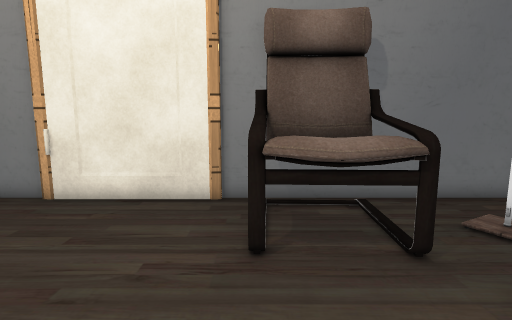
[1] (above)

15 first-person views from a walk through a Unity game level. The camera is 1.3 m above the floor, tilts 8° down and sees 80° across. The floor is counted in squares, 0.5 m on a side. Each view is taken from the middle of a square. On the plan, view 1 faces up. The plan holds only what a view shows up to about 20 squares ahead; the rest is blank. The place goes on beyond the plan. Some surface patterns are stand-ins.

[2]
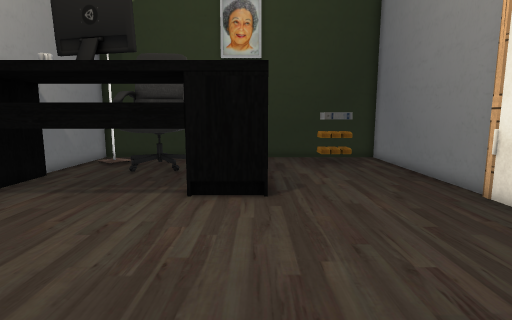

[3]
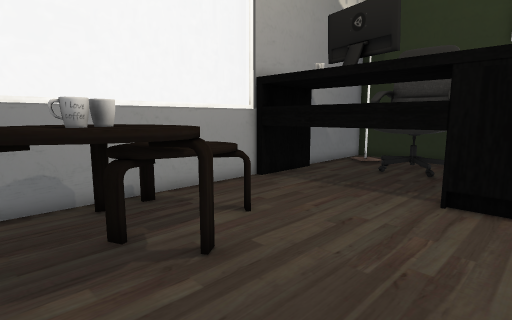

[4]
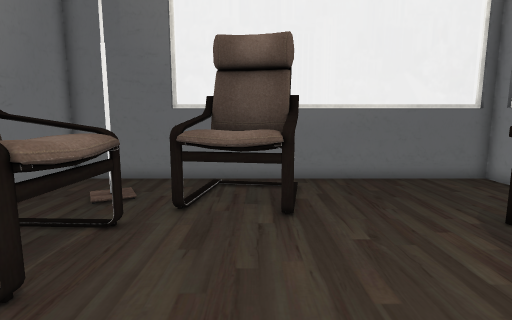

[5]
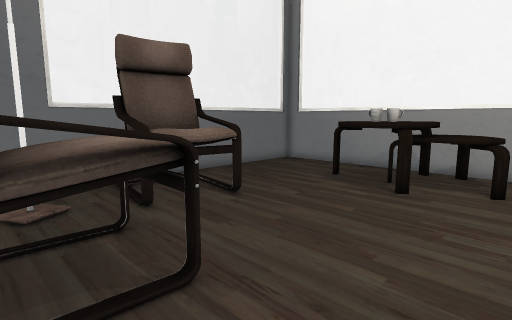

[6]
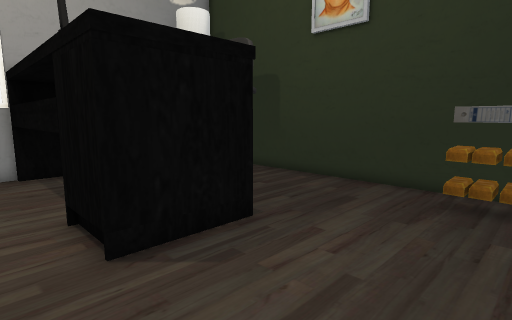

[7]
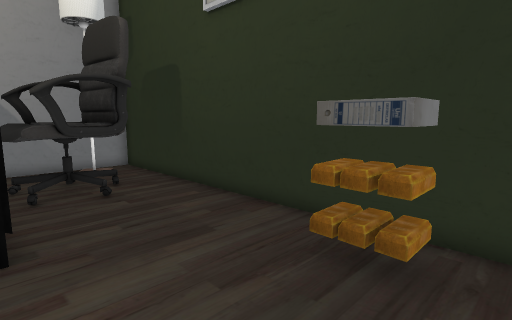

[8]
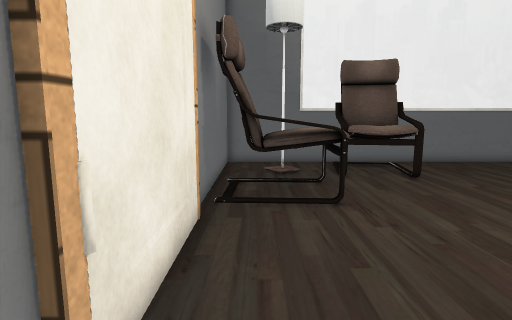

[9]
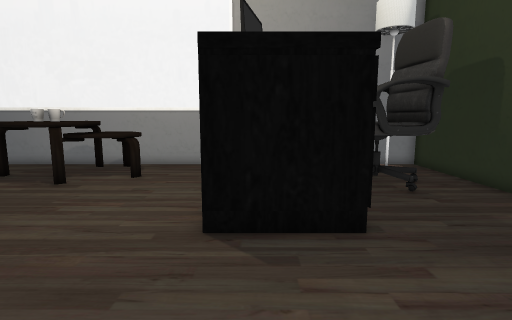

[10]
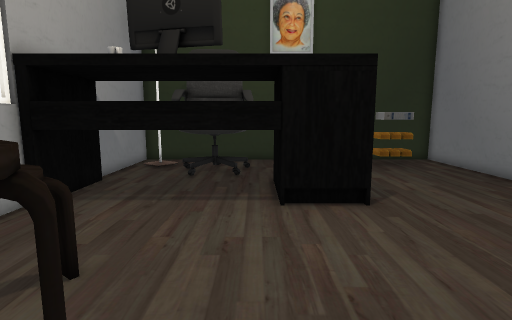

[11]
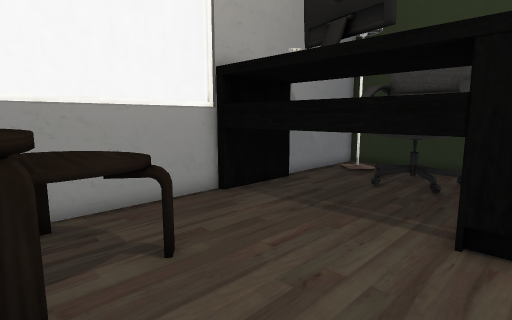

[12]
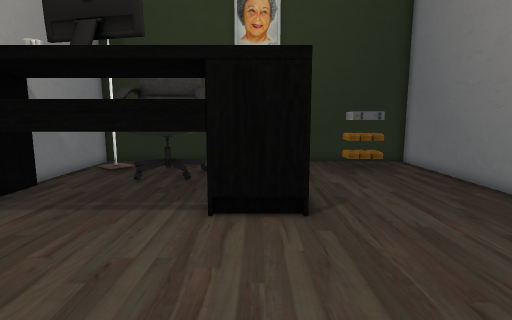

[13]
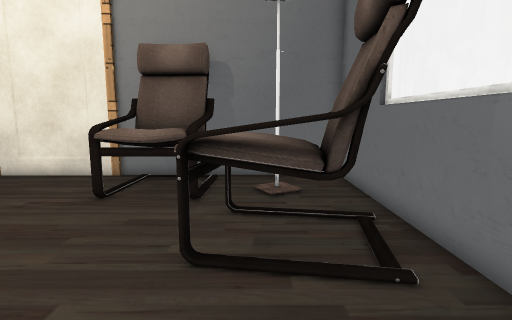

[14]
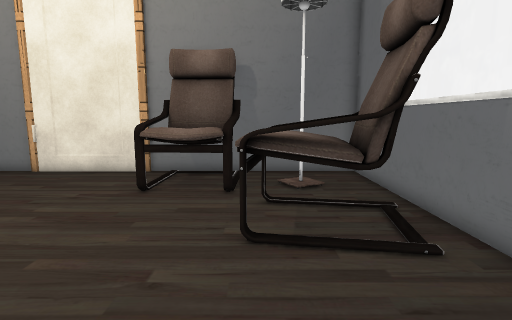

[15]
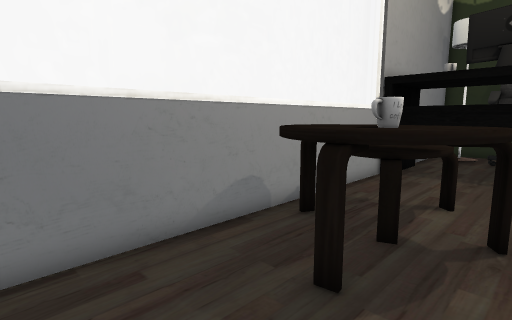

### Floor plan
Key: @ floor where view 1 was taken; # wall or solid block; . floor; C chair; L lamp; T table; M mug; O other object.
Columns run from 17 left of view 1 to 9 right of it. Each row starts with its distance up from view 1.
 10 #############  ########
  9 #..........######CCCC  ###
  8 #.O..............CCCC....#
  7 #OO..............CCCC..L.#
  6 #OO..............CCCC....#
  5 #................CCCC....#
  4 #....................CCCC #
  3 #....................CCCC #
  2 #.....OOOOO..........CCCC.#
  1 #.....    O..........CCCC.#
  0 #.....    O......@........#
 -1 #...CC....O...............#
 -2 #..CCCC...O...............#
 -3 #..CCCC...O.....TTTT......#
 -4 #..CCCC...O...TTTTMMT.....#
 -5 #..CCC....O...TTTTMTT.....#
 -6 #.L.......O....TTTTTT.....#
 -7 #......OO O.... TT .......#
 -8 #######   #################

Where each view was taken, in squares from view 1:
view 1: 0 up, 0 right, facing up
view 2: 2 up, 3 right, facing left
view 3: 2 up, 3 right, facing down-left
view 4: 2 up, 4 left, facing right
view 5: 8 up, 4 left, facing down-right
view 6: 8 up, 5 left, facing down-left
view 7: 9 up, 10 left, facing down-left
view 8: 8 up, 9 left, facing right
view 9: 9 up, 8 left, facing down
view 10: 1 down, 2 right, facing left
view 11: 1 up, 0 right, facing down-left
view 12: 1 up, 1 right, facing left
view 13: 4 down, 5 right, facing up
view 14: 5 down, 4 right, facing up
view 15: 2 down, 7 right, facing down-left
